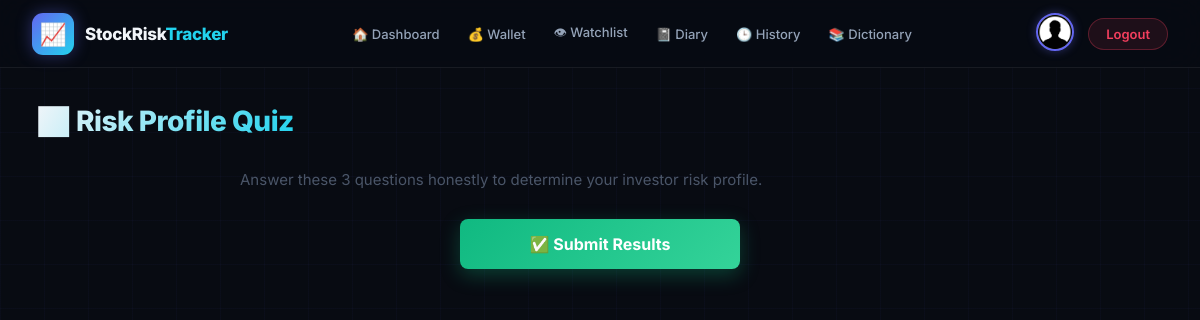
Page /tracker/quiz/ (signed in) on the earlier database version.
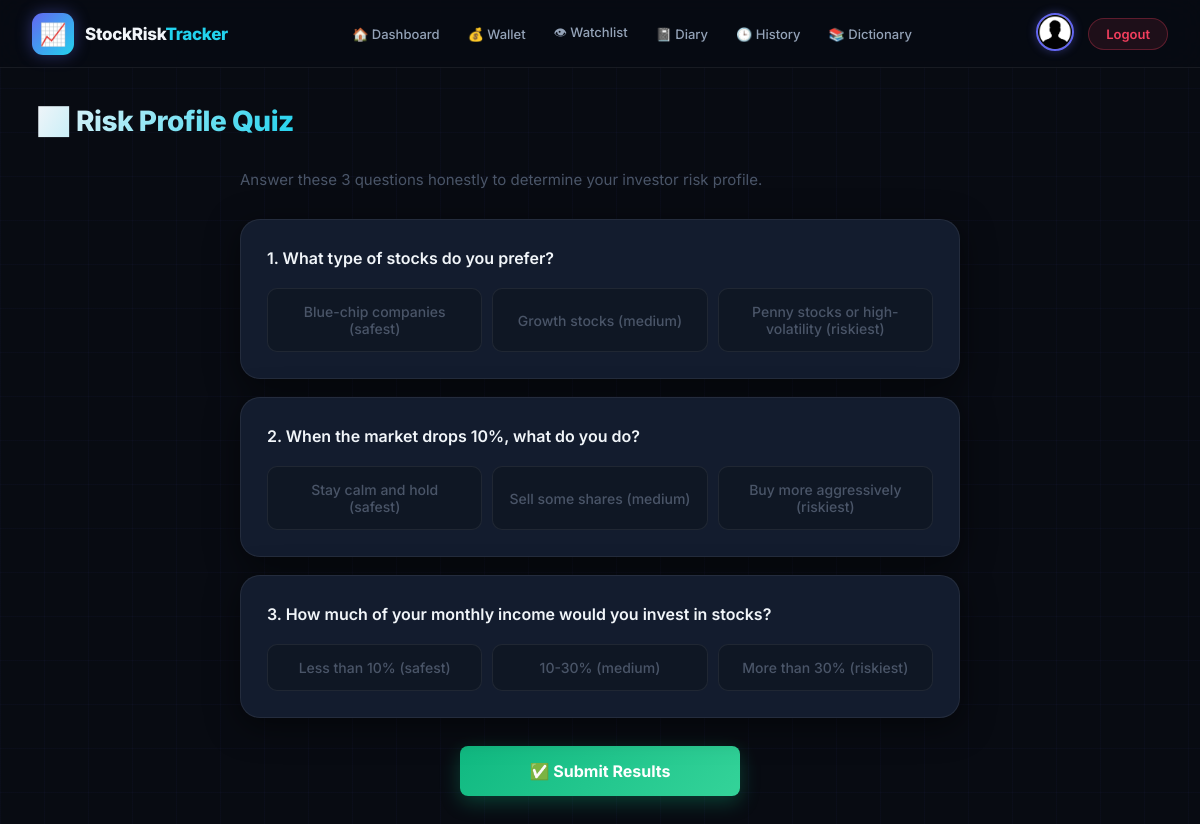
Same page on the later database version.
### tracker/models.py (models this page shows, shortened)
class QuizQuestion(models.Model):
    question = models.TextField()
    option1 = models.CharField(max_length=200)  # 1 point (safest)
    option2 = models.CharField(max_length=200)  # 2 points (medium)
    option3 = models.CharField(max_length=200)  # 3 points (riskiest)

### tracker/views/misc_views.py (the view, shortened to what this page needs)
# urls.py: path('quiz/', views.quiz, name='quiz'),
@login_required
def quiz(request):
    questions = QuizQuestion.objects.order_by('?')[:3]
    return render(request, 'quiz.html', {'questions': questions})

### templates/quiz.html (shortened to what this page needs)
{% extends "base.html" %}
{% load static %}
{% block page_title %}📊 Risk Profile Quiz{% endblock %}
{% block content %}
<div class="quiz-wrapper">
    <p class="quiz-subtitle">Answer these 3 questions honestly to determine your investor risk profile.</p>
    {% for question in questions %}
    <div class="quiz-card">
        <h3>{{ forloop.counter }}. {{ question.question }}</h3>
        <div class="options">
            <button type="button" class="option-btn" onclick="selectOption({{ forloop.counter }}, 1, this)">{{ question.option1 }}</button>
            <button type="button" class="option-btn" onclick="selectOption({{ forloop.counter }}, 2, this)">{{ question.option2 }}</button>
            <button type="button" class="option-btn" onclick="selectOption({{ forloop.counter }}, 3, this)">{{ question.option3 }}</button>
        </div>
    </div>
    {% endfor %}
    <form method="POST" id="quizForm">
        <button type="button" class="submit-btn" onclick="calculateAndSubmit()">✅ Submit Results</button>
    </form>
</div>
{% endblock %}

Differences in the rows shown:
added QuizQuestion: question "What type of stocks do you prefer?", option1 "Blue-chip companies (safest)", option2 "Growth stocks (medium)", option3 "Penny stocks or high-volatility (riskiest)"
added QuizQuestion: question "When the market drops 10%, what do you do?", option1 "Stay calm and hold (safest)", option2 "Sell some shares (medium)", option3 "Buy more aggressively (riskiest)"
added QuizQuestion: question "How much of your monthly income would you invest in stocks?", option1 "Less than 10% (safest)", option2 "10-30% (medium)", option3 "More than 30% (riskiest)"
